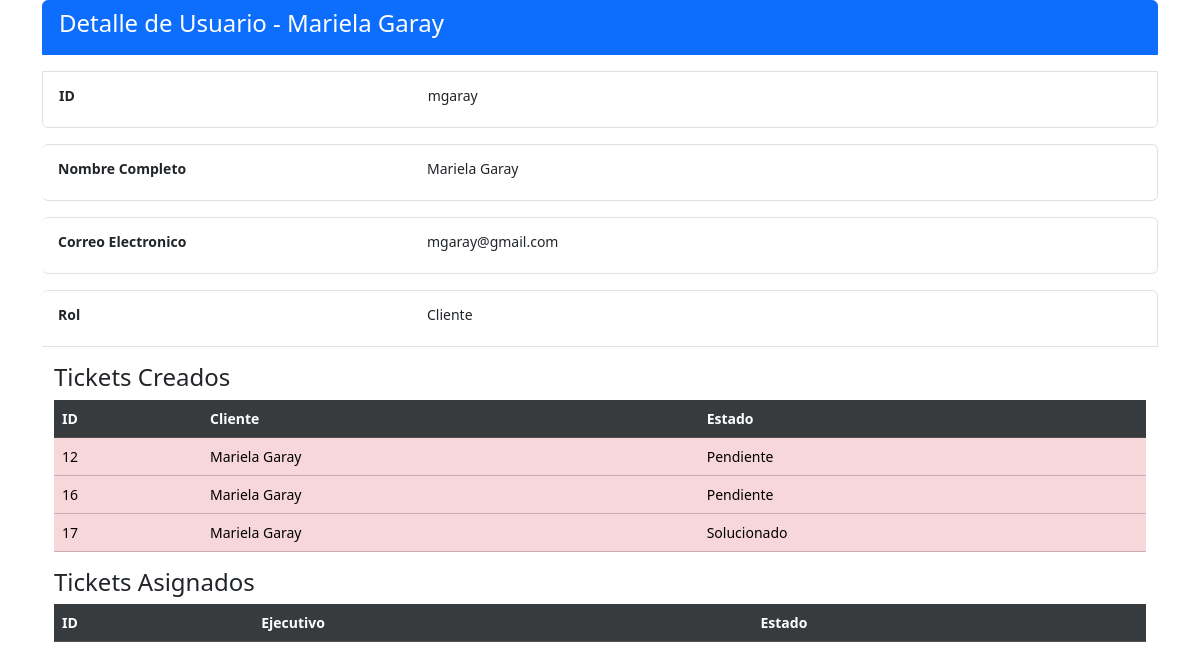
/home/1/detalle_usuario, run on an earlier commit of the app's database.
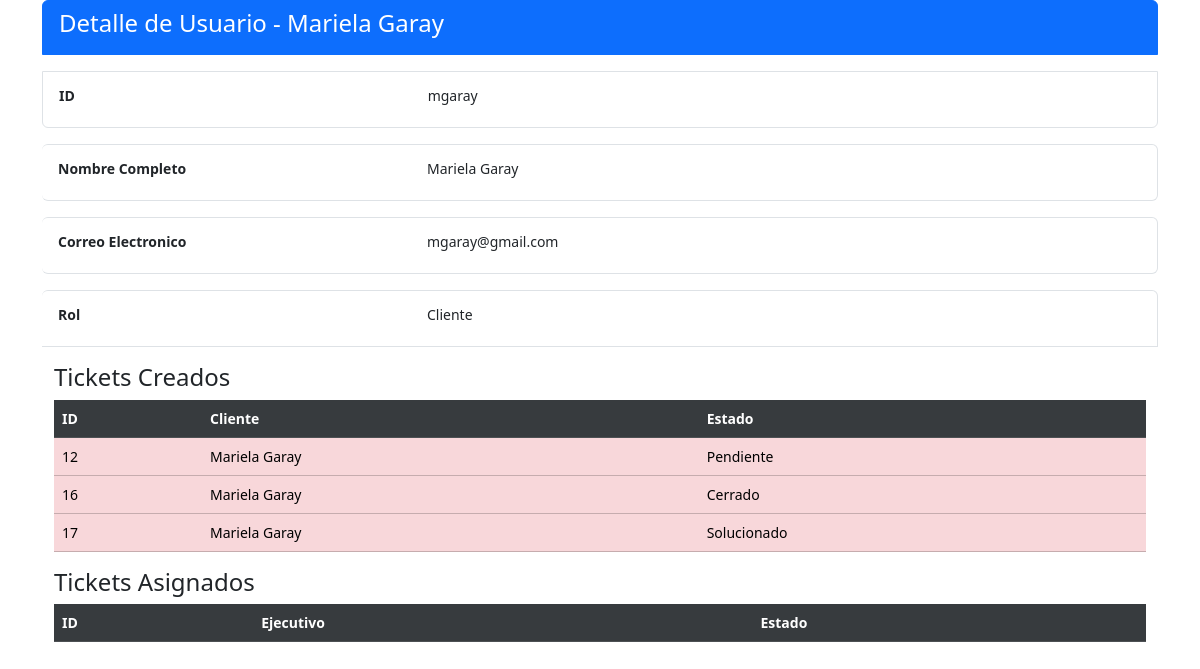
And on a later commit of the database.
### core/models.py (models this page shows, shortened)
class Ticket(models.Model):
    fecha_creacion = models.DateTimeField(auto_now_add=True)
    cliente = models.ForeignKey("Profile", on_delete=models.CASCADE, related_name='tickets_creados')
    ejecutivo = models.ForeignKey("Profile", on_delete=models.CASCADE, related_name='tickets_asignados')
    area = models.ForeignKey("Area", on_delete=models.CASCADE, verbose_name="Area", default = 'Ejecutivo Telefonico')
    tipo = models.ForeignKey("Tipo", on_delete=models.CASCADE, verbose_name="Tipo",default='Solicitud')
    criticidad = models.ForeignKey("Criticidad", on_delete=models.CASCADE, verbose_name="Criticidad",default='Media')
    estado = models.ForeignKey("Estado", on_delete=models.CASCADE, verbose_name="Estado", default=1)
    descripcion = models.TextField()
    observaciones = models.TextField(blank=True)
    user = models.ForeignKey(User,on_delete=models.CASCADE, verbose_name='Usuario', null=True)

class Estado(models.Model):
    estado_ticket = models.CharField(max_length=55, blank=False)
    def __str__(self):
        return self.estado_ticket

class Profile(models.Model):
    user = models.OneToOneField(User, on_delete=models.CASCADE)
    nombre = models.CharField(max_length=255, blank=True, null=True)
    apellido = models.CharField(max_length=255, null=True, blank=True)
    email = models.EmailField(unique=True, blank=True)
    group = models.ForeignKey(Group, on_delete=models.CASCADE, verbose_name='Rol', default=2, null=True)
    is_active = models.BooleanField(default=True, null=True)
    location = models.CharField(max_length=30, blank=True, null=True)

### core/views.py (the view)
# urls.py: path('<int:id>/detalle_usuario', vista_detalle_usuario, name='detalle_usuario'),
def vista_detalle_usuario(request, id):
    profile = get_object_or_404(Profile, id=id)
    return render(request, 'core/usuarios/detalle_usuario.html', {'profile': profile})

### core/templates/core/usuarios/detalle_usuario.html (shortened to what this page needs)
<!DOCTYPE html>
<html lang="es">
<head>
    <link href="https://cdn.jsdelivr.net/npm/bootstrap@5.3.3/dist/css/bootstrap.min.css" rel="stylesheet">
</head>
<body>
    <div class="container-sm">
        <ul class="list-group list-group ">
            <li class="list-group-item list-group-flush active alert"><h4>Detalle de Usuario  - {{ profile.nombre }} {{ profile.apellido }}</h4></li>
            <list-group class="list-group-horizontal-sm">
                <li class="list-group-item alert">
                    <div class="mb-2 row">
                        <label
                            for="ID"
                            class="col-4 col-form-label-sm"><strong>ID</strong></label>
                        <label
                        for="ID"
                        class="col-8 col-form-label-sm">{{ profile.user }}</label>
                    </div>
                </li>
                <li class="list-group-item alert">
                    <div class="mb-2 row">
                        <label
                        for="rol"
                        class="col-4 col-form-label-sm"
                        ><strong>Nombre Completo</strong></label>
                    <label
                    for="Nombre"
                    class="col-8 col-form-label-sm">{{ profile.nombre }} {{ profile.apellido }}</label>
                    </div>
                </li>
                <li class="list-group-item alert">
                    <div class="mb-2 row">
                        <label
                        for="rol"
                        class="col-4 col-form-label-sm"
                        ><strong>Correo Electronico</strong></label>
                    <label
                        for="email"
                        class="col-8 col-form-label-sm">{{ profile.email }}</label>
                    </div>
                </li>
                <li class="list-group-item alert">
                    <div class="mb-2 row">
                        <label
                        for="rol"
                        class="col-4 col-form-label-sm"
                        ><strong>Rol</strong></label>
                    <label
                        for="rol"
                        class="col-8 col-form-label-sm">{{ profile.group }}</label>
                    </div>
                </li>
            </list-group>
        </ul>
    </div>
    <div class="container-sm">
        <div class="container-sm">
            <h4>Tickets Creados</h4>
            <table
            class="table table-centered-sm table-danger table-hover"
            >
                <thead class="thead-light table-active table-dark small">
                    <tr>
                        <th>ID</th>
                        <th>Cliente</th>
                        <th>Estado</th>
                    </tr>
                </thead>
                <tbody class="small">
                    {% for ticket in profile.tickets_creados.all %}
                    <tr>
                        <td>{{ ticket.id }}</td>
                        <td>{{ ticket.cliente.nombre }} {{ ticket.cliente.apellido }}</td>
                        <td>{{ ticket.estado }}</td>
                    </tr>
                    {% endfor %}
                </tbody>
            </table>
        </div>
        <div class="container-sm">
            <h4>Tickets Asignados</h4>
            <table
            class="table table-centered table-success table-hover"
            >
                <thead class="thead-light table-active table-dark small">
                    <tr>
                        <th>ID</th>
                        <th>Ejecutivo</th>
                        <th>Estado</th>
                    </tr>
                </thead>
            </table>
        </div>
    </div>
</body>
</html>

What changed in the data, as far as the page shows it:
changed Ticket id 16: estado "Pendiente" → "Cerrado"
